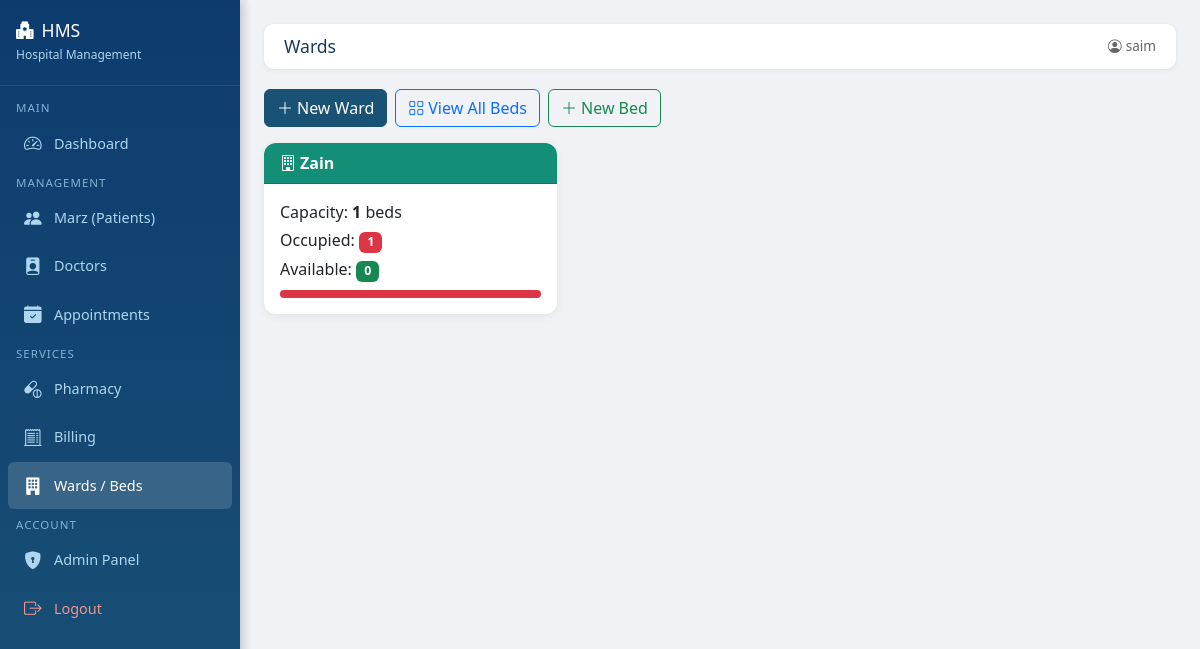
/wards/ (signed in), run on the app's committed database.
### wards/models.py (models this page shows, shortened)
class Ward(models.Model):
    name     = models.CharField(max_length=50)
    capacity = models.IntegerField()
    @property
    def occupied_count(self):
        return self.bed_set.filter(occupied=True).count()
    @property
    def free_count(self):
        return self.bed_set.filter(occupied=False).count()

### wards/views.py (the view)
# urls.py: path('', views.ward_list, name='ward_list'),
@login_required
def ward_list(request):
    wards = Ward.objects.prefetch_related('bed_set').all()
    return render(request, 'wards/list.html', {'wards': wards})

### templates/wards/list.html
{% extends 'base.html' %}
{% block page_title %}Wards{% endblock %}
{% block content %}
<div class="d-flex gap-2 mb-3">
    <a href="{% url 'add_ward' %}" class="btn btn-primary"><i class="bi bi-plus-lg me-1"></i>New Ward</a>
    <a href="{% url 'bed_list' %}" class="btn btn-outline-primary"><i class="bi bi-grid me-1"></i>View All Beds</a>
    <a href="{% url 'add_bed' %}" class="btn btn-outline-success"><i class="bi bi-plus-lg me-1"></i>New Bed</a>
</div>
<div class="row g-3">
    {% for ward in wards %}
    <div class="col-md-4">
        <div class="card h-100">
            <div class="card-header bg-teal text-white" style="background:#148f77;">
                <strong><i class="bi bi-building me-1"></i>{{ ward.name }}</strong>
            </div>
            <div class="card-body">
                <p class="mb-1">Capacity: <strong>{{ ward.capacity }}</strong> beds</p>
                <p class="mb-1">Occupied: <span class="badge bg-danger">{{ ward.occupied_count }}</span></p>
                <p class="mb-0">Available: <span class="badge bg-success">{{ ward.free_count }}</span></p>
                <div class="progress mt-2" style="height:8px;">
                    {% if ward.capacity > 0 %}
                    <div class="progress-bar bg-danger" style="width: {% widthratio ward.occupied_count ward.capacity 100 %}%"></div>
                    {% endif %}
                </div>
            </div>
        </div>
    </div>
    {% empty %}
    <div class="col-12">
        <div class="card p-4 text-center text-muted">No wards have been created yet.</div>
    </div>
    {% endfor %}
</div>
{% endblock %}

### templates/base.html (shortened to what this page needs)
<!DOCTYPE html>
<html lang="ur" dir="ltr">
<head>
    <link href="https://cdn.jsdelivr.net/npm/bootstrap@5.3.0/dist/css/bootstrap.min.css" rel="stylesheet">
    <link href="https://cdn.jsdelivr.net/npm/bootstrap-icons@1.11.0/font/bootstrap-icons.css" rel="stylesheet">
</head>
<body>
<div class="sidebar">
    <div class="brand">
        <h5><i class="bi bi-hospital-fill me-2"></i>HMS</h5>
        <small>Hospital Management</small>
    </div>
    <nav class="mt-2">
        <span class="nav-section">Main</span>
        <a href="/" class="{% if request.path == '/' %}active{% endif %}">
            <i class="bi bi-speedometer2"></i> Dashboard
        </a>
        <span class="nav-section">Management</span>
        <a href="/patients/" class="{% if '/patients/' in request.path %}active{% endif %}">
            <i class="bi bi-people-fill"></i> Marz (Patients)
        </a>
        <a href="/doctors/" class="{% if '/doctors/' in request.path %}active{% endif %}">
            <i class="bi bi-person-badge-fill"></i> Doctors
        </a>
        <a href="/appointments/" class="{% if '/appointments/' in request.path %}active{% endif %}">
            <i class="bi bi-calendar-check-fill"></i> Appointments
        </a>
        <span class="nav-section">Services</span>
        <a href="/pharmacy/" class="{% if '/pharmacy/' in request.path %}active{% endif %}">
            <i class="bi bi-capsule-pill"></i> Pharmacy
        </a>
        <a href="/billing/" class="{% if '/billing/' in request.path %}active{% endif %}">
            <i class="bi bi-receipt-cutoff"></i> Billing
        </a>
        <a href="/wards/" class="{% if '/wards/' in request.path %}active{% endif %}">
            <i class="bi bi-building-fill"></i> Wards / Beds
        </a>
        <span class="nav-section">Account</span>
        <a href="/admin/" target="_blank">
            <i class="bi bi-shield-lock-fill"></i> Admin Panel
        </a>
        <a href="/logout/" style="color: #f1948a;">
            <i class="bi bi-box-arrow-right"></i> Logout
        </a>
    </nav>
</div>
<div class="main-content">
    <div class="topbar">
        <h4>{% block page_title %}Dashboard{% endblock %}</h4>
        <span style="color:#666; font-size:0.85rem;">
            <i class="bi bi-person-circle me-1"></i>{{ request.user.username }}
        </span>
    </div>
    {% block content %}{% endblock %}
</div>
</body>
</html>

### templates/base.html (style rules this page uses)
body { background: #f0f2f5; font-family: 'Segoe UI', sans-serif; }
.sidebar { width: 240px; min-height: 100vh; background: linear-gradient(180deg, #0d3b6e 0%, #1a5276 100%); color: white; position: fixed; top: 0; left: 0; z-index: 100; box-shadow: 3px 0 10px rgba(0,0,0,0.2); }
.sidebar .brand { padding: 20px 16px; border-bottom: 1px solid rgba(255,255,255,0.1); }
.sidebar .brand h5 { color: #fff; font-size: 1.1rem; margin: 0; }
.sidebar .brand small { color: #aed6f1; font-size: 0.75rem; }
.sidebar nav a { display: flex; align-items: center; gap: 10px; padding: 10px 16px; color: #aed6f1; text-decoration: none; font-size: 0.9rem; border-radius: 6px; margin: 2px 8px; transition: all 0.2s; }
.sidebar nav a:hover, .sidebar nav a.active { background: rgba(255,255,255,0.15); color: #fff; }
.sidebar nav a i { font-size: 1.1rem; width: 20px; }
.sidebar .nav-section { padding: 8px 16px 4px; color: #7fb3d3; font-size: 0.72rem; text-transform: uppercase; letter-spacing: 1px; }
.main-content { margin-left: 240px; padding: 24px; min-height: 100vh; }
.topbar { background: white; padding: 12px 20px; border-radius: 10px; margin-bottom: 20px; box-shadow: 0 1px 4px rgba(0,0,0,0.08); display: flex; justify-content: space-between; align-items: center; }
.topbar h4 { margin: 0; font-size: 1.1rem; color: #1a3a5c; }
.card { border: none; border-radius: 12px; box-shadow: 0 2px 8px rgba(0,0,0,0.07); }
.card-header { border-radius: 12px 12px 0 0 !important; font-weight: 600; }
.btn-primary { background: #1a5276; border-color: #1a5276; }
.badge { font-size: 0.78rem; }

### data on the page
Ward: name "Zain", capacity "1", occupied_count "1", free_count "0"

### other printed values
{{ request.user.username }} "saim"
